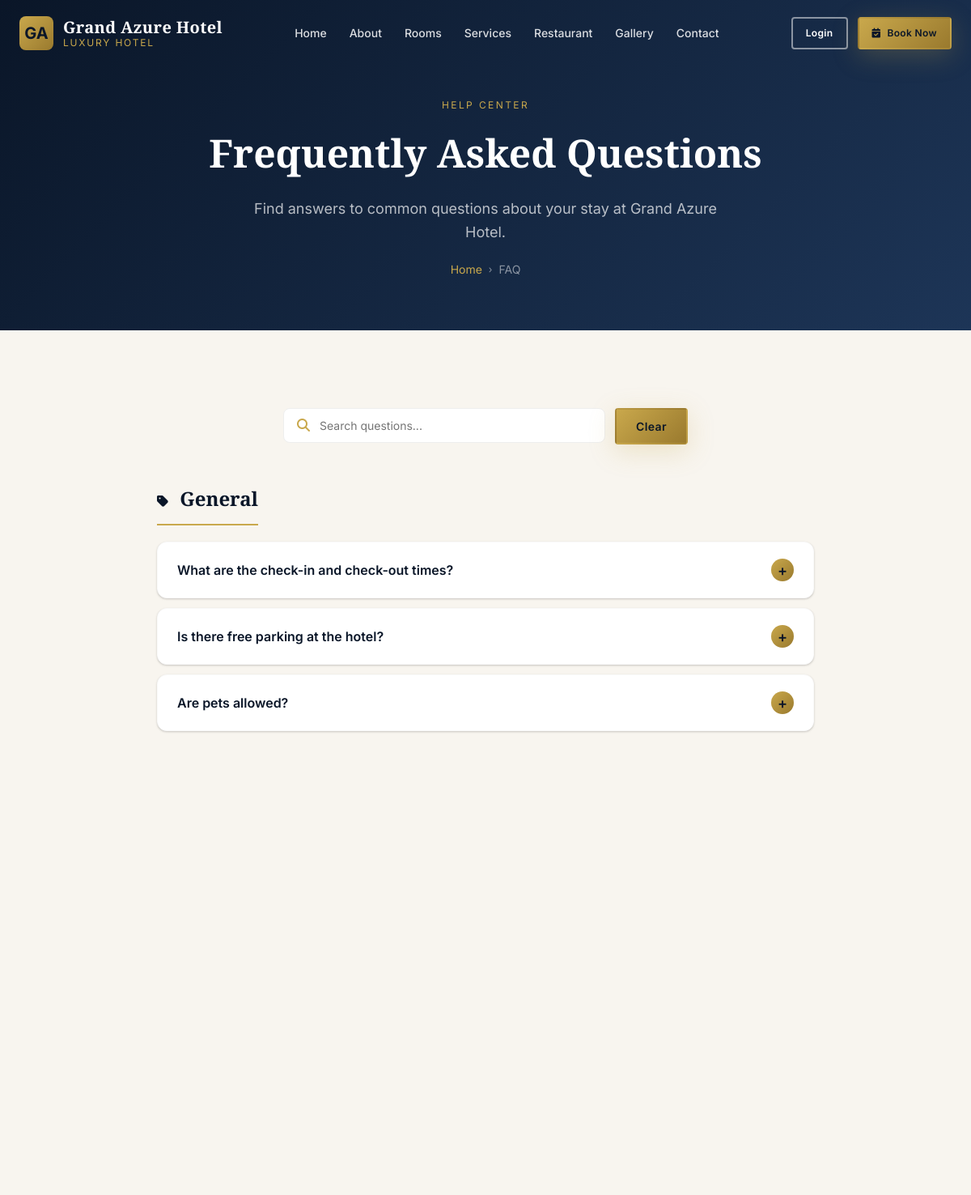
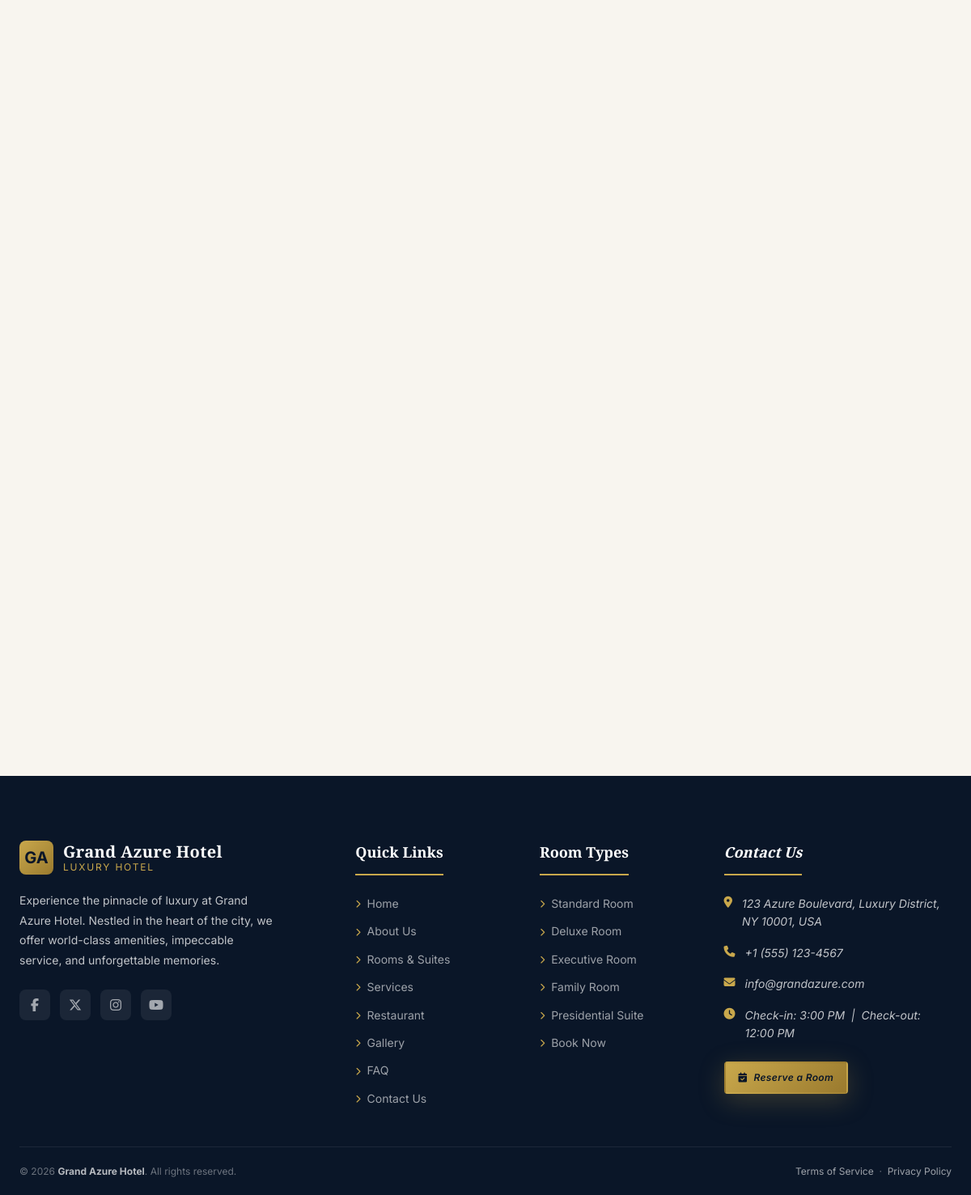
The app's page /faq.php with its own data (2 pictures, top to bottom).
### tables this page shows
CREATE TABLE IF NOT EXISTS faqs (
    id          INT AUTO_INCREMENT PRIMARY KEY,
    question    VARCHAR(300)        NOT NULL,
    answer      TEXT                NOT NULL,
    category    VARCHAR(100)        DEFAULT 'General',
    sort_order  INT                 DEFAULT 0,
    is_visible  TINYINT(1)          DEFAULT 1
);

### includes/functions.php (called while the page is built, shortened)
<?php
function is_logged_in(): bool {
    return isset($_SESSION['user_id']);
}
function get_all_settings($conn): array {
    $cache  = [];
    $result = $conn->query("SELECT setting_key, setting_value FROM settings");
    if ($result) {
        while ($row = $result->fetch_assoc()) {
            $cache[$row['setting_key']] = $row['setting_value'];
        }
    }
    return $cache;
}

### faq.php (the view, shortened to what this page needs)
<?php
require_once 'includes/functions.php';
$faqs = [];
$res = $conn->query("SELECT * FROM faqs WHERE is_visible=1 ORDER BY sort_order ASC");
if ($res) $faqs = $res->fetch_all(MYSQLI_ASSOC);
$grouped = [];
foreach ($faqs as $faq) {
    $grouped[$faq['category']][] = $faq;
}
require_once 'includes/header.php';
?>
<section class="page-hero">
    <div class="container">
        <p class="page-hero-eyebrow">Help Center</p>
        <h1 class="page-hero-title">Frequently Asked Questions</h1>
        <p class="page-hero-subtitle">Find answers to common questions about your stay at Grand Azure Hotel.</p>
        <nav class="breadcrumb" aria-label="Breadcrumb">
            <a href="index.php">Home</a><span class="breadcrumb-sep">›</span>
            <span aria-current="page">FAQ</span>
        </nav>
    </div>
</section>
<section class="section bg-cream">
    <div class="container" style="max-width:860px;">
        <div class="text-center reveal" style="margin-bottom:var(--space-12);">
            <div class="faq-search">
                <div class="booking-field" style="flex:1;">
                    <div class="field-inner" style="background:var(--white);">
                        <i class="fas fa-search"></i>
                        <input type="text" id="faqSearch" placeholder="Search questions..." oninput="filterFaqs(this.value)">
                    </div>
                </div>
                <button class="btn btn-primary" onclick="document.getElementById('faqSearch').value=''; filterFaqs('')">
                    Clear
                </button>
            </div>
        </div>
        <?php foreach ($grouped as $category => $items): ?>
        <div class="faq-group reveal" data-category="<?= htmlspecialchars($category) ?>" style="margin-bottom:var(--space-10);">
            <h2 class="faq-category-title">
                <i class="fas fa-tag" style="font-size:var(--text-base); margin-right:var(--space-2);"></i>
                <?= htmlspecialchars($category) ?>
            </h2>
            <?php foreach ($items as $j => $faq): ?>
            <div class="faq-item" data-question="<?= strtolower(htmlspecialchars($faq['question'])) ?>" data-answer="<?= strtolower(htmlspecialchars($faq['answer'])) ?>">
                <button class="faq-question" aria-expanded="false">
                    <span><?= htmlspecialchars($faq['question']) ?></span>
                    <span class="faq-icon" aria-hidden="true">+</span>
                </button>
            </div>
            <?php endforeach; ?>
        </div>
        <?php endforeach; ?>
    </div>
</section>
<?php require_once 'includes/footer.php'; ?>

### includes/header.php (shortened to what this page needs)
<?php
require_once __DIR__ . '/functions.php';
$settings = get_all_settings($conn);
$hotel_name = $settings['hotel_name'] ?? SITE_NAME;
$current_page = basename($_SERVER['PHP_SELF']);
function nav_class(string $page, string $current): string {
    return $page === $current ? 'nav-link active' : 'nav-link';
}
?>
<!DOCTYPE html>
<html lang="en">
<head>
    <link rel="stylesheet" href="https://cdnjs.cloudflare.com/ajax/libs/font-awesome/6.5.0/css/all.min.css">
    <link rel="stylesheet" href="<?= SITE_URL ?>/assets/css/style.css">
</head>
<body>
<nav class="navbar transparent" id="navbar" role="navigation" aria-label="Main navigation">
    <div class="container">
        <div class="nav-inner">
            <a href="<?= SITE_URL ?>/index.php" class="nav-logo" aria-label="<?= htmlspecialchars($hotel_name) ?> Home">
                <?php if (!empty($settings['logo'])): ?>
                    <img src="<?= htmlspecialchars(image_url($settings['logo'])) ?>" alt="<?= htmlspecialchars($hotel_name) ?> logo" style="height: 36px; width: auto;">
                <?php else: ?>
                    <div class="nav-logo-icon" aria-hidden="true"><?= htmlspecialchars(strtoupper(substr($hotel_name, 0, 1) . (strpos($hotel_name, ' ') !== false ? substr($hotel_name, strpos($hotel_name, ' ') + 1, 1) : ''))) ?></div>
                <?php endif; ?>
                <div class="nav-logo-text">
                    <span class="nav-logo-name"><?= htmlspecialchars($hotel_name) ?></span>
                    <span class="nav-logo-tagline">Luxury Hotel</span>
                </div>
            </a>
            <ul class="nav-menu" id="navMenu" role="menubar">
                <li role="none"><a href="<?= SITE_URL ?>/index.php"      class="<?= nav_class('index.php', $current_page) ?>"      role="menuitem">Home</a></li>
                <li role="none"><a href="<?= SITE_URL ?>/about.php"      class="<?= nav_class('about.php', $current_page) ?>"      role="menuitem">About</a></li>
                <li role="none"><a href="<?= SITE_URL ?>/rooms.php"      class="<?= nav_class('rooms.php', $current_page) ?>"      role="menuitem">Rooms</a></li>
                <li role="none"><a href="<?= SITE_URL ?>/services.php"   class="<?= nav_class('services.php', $current_page) ?>"   role="menuitem">Services</a></li>
                <li role="none"><a href="<?= SITE_URL ?>/restaurant.php" class="<?= nav_class('restaurant.php', $current_page) ?>" role="menuitem">Restaurant</a></li>
                <li role="none"><a href="<?= SITE_URL ?>/gallery.php"    class="<?= nav_class('gallery.php', $current_page) ?>"    role="menuitem">Gallery</a></li>
                <li role="none"><a href="<?= SITE_URL ?>/contact.php"    class="<?= nav_class('contact.php', $current_page) ?>"    role="menuitem">Contact</a></li>
            </ul>
            <div class="nav-actions" id="navActions">
                <?php if (is_logged_in()): ?>
                    <a href="<?= SITE_URL ?>/user/dashboard.php" class="btn btn-outline btn-sm">
                        <i class="fas fa-user" aria-hidden="true"></i>
                        <?= htmlspecialchars($_SESSION['user_name'] ?? 'My Account') ?>
                    </a>
                    <a href="<?= SITE_URL ?>/logout.php" class="btn btn-primary btn-sm">Logout</a>
                <?php else: ?>
                    <a href="<?= SITE_URL ?>/login.php"  class="btn btn-outline btn-sm">Login</a>
                    <a href="<?= SITE_URL ?>/booking.php" class="btn btn-primary btn-sm">
                        <i class="fas fa-calendar-check" aria-hidden="true"></i> Book Now
                    </a>
                <?php endif; ?>
            </div>
        </div>
    </div>
</nav>

### includes/footer.php (shortened to what this page needs)
<footer class="footer" role="contentinfo">
    <div class="container">
        <div class="footer-grid">
            <div class="footer-brand">
                <a href="<?= SITE_URL ?>/index.php" class="nav-logo" style="margin-bottom:1.25rem; display:inline-flex;">
                    <?php if (!empty($settings['logo'])): ?>
                        <img src="<?= htmlspecialchars(image_url($settings['logo'])) ?>" alt="<?= htmlspecialchars($hotel_name) ?> logo" style="height: 36px; width: auto;">
                    <?php else: ?>
                        <div class="nav-logo-icon"><?= htmlspecialchars(strtoupper(substr($hotel_name, 0, 1) . (strpos($hotel_name, ' ') !== false ? substr($hotel_name, strpos($hotel_name, ' ') + 1, 1) : ''))) ?></div>
                    <?php endif; ?>
                    <div class="nav-logo-text">
                        <span class="nav-logo-name"><?= htmlspecialchars($hotel_name) ?></span>
                        <span class="nav-logo-tagline">Luxury Hotel</span>
                    </div>
                </a>
                <p class="footer-desc">
                    <?= htmlspecialchars($settings['footer_text'] ?? '') ?>
                </p>
                <div class="footer-social" role="list" aria-label="Social media links">
                    <a href="<?= htmlspecialchars($settings['social_facebook'] ?? '#') ?>" class="social-link" role="listitem" aria-label="Facebook"><i class="fab fa-facebook-f"></i></a>
                    <a href="<?= htmlspecialchars($settings['social_twitter'] ?? '#') ?>" class="social-link" role="listitem" aria-label="Twitter / X"><i class="fab fa-x-twitter"></i></a>
                    <a href="<?= htmlspecialchars($settings['social_instagram'] ?? '#') ?>" class="social-link" role="listitem" aria-label="Instagram"><i class="fab fa-instagram"></i></a>
                    <a href="<?= htmlspecialchars($settings['social_youtube'] ?? '#') ?>" class="social-link" role="listitem" aria-label="YouTube"><i class="fab fa-youtube"></i></a>
                </div>
            </div>
            <nav aria-label="Footer quick links">
                <h3 class="footer-heading">Quick Links</h3>
                <ul class="footer-links">
                    <li><a href="<?= SITE_URL ?>/index.php"      class="footer-link"><i class="fas fa-chevron-right"></i> Home</a></li>
                    <li><a href="<?= SITE_URL ?>/about.php"      class="footer-link"><i class="fas fa-chevron-right"></i> About Us</a></li>
                    <li><a href="<?= SITE_URL ?>/rooms.php"       class="footer-link"><i class="fas fa-chevron-right"></i> Rooms &amp; Suites</a></li>
                    <li><a href="<?= SITE_URL ?>/services.php"   class="footer-link"><i class="fas fa-chevron-right"></i> Services</a></li>
                    <li><a href="<?= SITE_URL ?>/restaurant.php" class="footer-link"><i class="fas fa-chevron-right"></i> Restaurant</a></li>
                    <li><a href="<?= SITE_URL ?>/gallery.php"    class="footer-link"><i class="fas fa-chevron-right"></i> Gallery</a></li>
                    <li><a href="<?= SITE_URL ?>/faq.php"        class="footer-link"><i class="fas fa-chevron-right"></i> FAQ</a></li>
                    <li><a href="<?= SITE_URL ?>/contact.php"    class="footer-link"><i class="fas fa-chevron-right"></i> Contact Us</a></li>
                </ul>
            </nav>
            <nav aria-label="Room types">
                <h3 class="footer-heading">Room Types</h3>
                <ul class="footer-links">
                    <li><a href="<?= SITE_URL ?>/rooms.php?cat=Standard"          class="footer-link"><i class="fas fa-chevron-right"></i> Standard Room</a></li>
                    <li><a href="<?= SITE_URL ?>/rooms.php?cat=Deluxe"            class="footer-link"><i class="fas fa-chevron-right"></i> Deluxe Room</a></li>
                    <li><a href="<?= SITE_URL ?>/rooms.php?cat=Executive"         class="footer-link"><i class="fas fa-chevron-right"></i> Executive Room</a></li>
                    <li><a href="<?= SITE_URL ?>/rooms.php?cat=Family"            class="footer-link"><i class="fas fa-chevron-right"></i> Family Room</a></li>
                    <li><a href="<?= SITE_URL ?>/rooms.php?cat=Presidential+Suite" class="footer-link"><i class="fas fa-chevron-right"></i> Presidential Suite</a></li>
                    <li><a href="<?= SITE_URL ?>/booking.php"                     class="footer-link"><i class="fas fa-chevron-right"></i> Book Now</a></li>
                </ul>
            </nav>
            <address>
                <h3 class="footer-heading">Contact Us</h3>
                <div class="footer-contact-item">
                    <i class="fas fa-map-marker-alt" aria-hidden="true"></i>
                    <span><?= htmlspecialchars($settings['address'] ?? SITE_ADDRESS) ?></span>
                </div>
                <div class="footer-contact-item">
                    <i class="fas fa-phone" aria-hidden="true"></i>
                    <a href="tel:<?= str_replace([' ', '(', ')', '-'], '', $settings['phone'] ?? SITE_PHONE) ?>" style="color:inherit"><?= htmlspecialchars($settings['phone'] ?? SITE_PHONE) ?></a>
                </div>
                <div class="footer-contact-item">
                    <i class="fas fa-envelope" aria-hidden="true"></i>
                    <a href="mailto:<?= htmlspecialchars($settings['email'] ?? SITE_EMAIL) ?>" style="color:inherit"><?= htmlspecialchars($settings['email'] ?? SITE_EMAIL) ?></a>
                </div>
                <div class="footer-contact-item">
                    <i class="fas fa-clock" aria-hidden="true"></i>
                    <span>Check-in: 3:00 PM &nbsp;|&nbsp; Check-out: 12:00 PM</span>
                </div>
                <div style="margin-top:1.5rem;">
                    <a href="<?= SITE_URL ?>/booking.php" class="btn btn-primary btn-sm">
                        <i class="fas fa-calendar-check"></i> Reserve a Room
                    </a>
                </div>
            </address>
        </div>
        <div class="footer-bottom">
            <p>&copy; <?= date('Y') ?> <strong style="color:rgba(255,255,255,.7)"><?= htmlspecialchars($hotel_name ?? SITE_NAME) ?></strong>. <?= htmlspecialchars($settings['copyright_text'] ?? 'All rights reserved.') ?></p>
            <p>
                <a href="<?= SITE_URL ?>/terms.php" style="color:rgba(255,255,255,.6);">Terms of Service</a>
                &nbsp;&middot;&nbsp;
                <a href="<?= SITE_URL ?>/privacy.php" style="color:rgba(255,255,255,.6);">Privacy Policy</a>
            </p>
        </div>
    </div>
</footer>
</body>
</html>

### faq.php (style rules this page uses)
.faq-item { background:var(--white); border-radius:var(--radius-md); margin-bottom:var(--space-3); overflow:hidden; box-shadow:var(--shadow-sm); border:1px solid var(--gray-100); }
.faq-question { width:100%; display:flex; justify-content:space-between; align-items:center; padding:var(--space-5) var(--space-6); cursor:pointer; background:none; border:none; font-family:var(--font-sans); font-size:var(--text-base); font-weight:600; color:var(--navy); text-align:left; transition:background .2s; }
.faq-icon { width:28px; height:28px; border-radius:50%; background:linear-gradient(135deg,var(--gold),var(--gold-dark)); color:var(--navy); display:flex; align-items:center; justify-content:center; font-size:var(--text-lg); flex-shrink:0; transition:transform .3s; }
.faq-category-title { font-family:var(--font-serif); font-size:var(--text-2xl); color:var(--navy); margin-bottom:var(--space-5); padding-bottom:var(--space-3); border-bottom:2px solid var(--gold); display:inline-block; }
.faq-search { width:100%; max-width:500px; margin:0 auto var(--space-8); display:flex; gap:var(--space-3); }

### records on screen
faqs: question "What are the check-in and check-out times?"
faqs: question "Is there free parking at the hotel?"
faqs: question "Are pets allowed?"

### other values on screen
$hotel_name "Grand Azure Hotel"
$category "General"
$settings['footer_text'] "Experience the pinnacle of luxury at Grand Azure Hotel. Nestled in the heart of the city, we offer world-class amenities, impeccable service, and unforgettable memories."
$settings['address'] "123 Azure Boulevard, Luxury District, NY 10001, USA"
$settings['phone'] "+1 (555) 123-4567"
$settings['email'] "info@grandazure.com"
$settings['copyright_text'] "All rights reserved."
